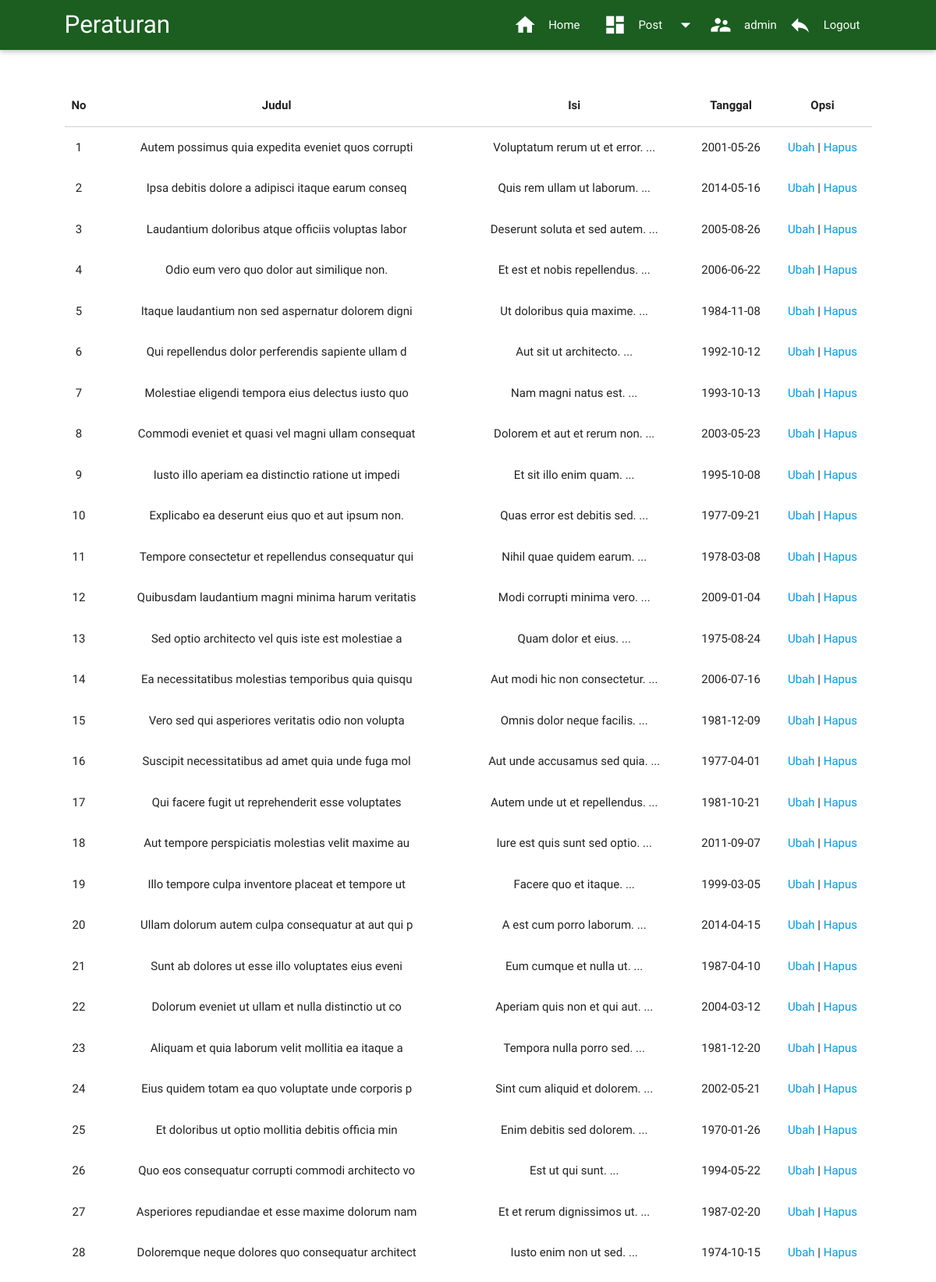
Screenshot of /admin/module/peraturan/tampil.php (signed in, upper part) with the database file from the repository.
### tables this page shows
CREATE TABLE IF NOT EXISTS `peraturan_input` (
  `id` int(10) NOT NULL,
  `judul` char(50) NOT NULL,
  `isi` longtext NOT NULL,
  `tgl_posting_peraturan` date NOT NULL
);

### admin/module/peraturan/tampil.php (the view, shortened to what this page needs)
<?php
require "includes/header_peraturan.php";
?>
    <main style="margin-top:30px; margin-bottom:30px;">
        <div class="container">
            <div class="section">
            <table class="hoverable centered responsive-table">
                <thead>
                    <tr>
                        <th>No</th>
                        <th>Judul</th>
                        <th>Isi</th>
                        <th>Tanggal</th>
                        <th>Opsi</th>
                    </tr>
                </thead>
    <?php
        $no = 1;
        $query2 = "SELECT * from peraturan_input";
        $sql = mysql_query ($query2);
        while ($hasil = mysql_fetch_array ($sql)) {
    ?>
                <tbody>
                    <tr>
                        <td><?php echo $no ?></td>
                        <td><?php echo $hasil['judul']?></td>
                        <td><?php echo substr($hasil['isi'], 0, 50). ' ...'?></td>
                        <td><?php echo $hasil['tgl_posting_peraturan']?></td>
                        <td>
                        <a href="edit.php?id=<?php echo $hasil['id'] ?>" title="Edit <?php echo $judul ?>">Ubah</a> |
                        <a href="delete1.php?id=<?php echo $hasil['id'] ?>" title="Hapus <?php echo $judul ?>">Hapus</a>
                        </td>
                    </tr>
                </tbody>
<?php $no++; ?>
<?php } ?>
            </table>
      </div>
      <br>
      <br>
        </div>
    </main>
</body>
</html>

### admin/module/peraturan/includes/header_peraturan.php (style rules this page uses)
body { display: flex; min-height: 100vh; flex-direction: column; }
main { flex: 1 0 auto }
.container { width:90% }

### rows the page displays
peraturan_input: judul "Autem possimus quia expedita eveniet quos corrupti", isi "Voluptatum rerum ut et error.", tgl_posting_peraturan "2001-05-26"
peraturan_input: judul "Ipsa debitis dolore a adipisci itaque earum conseq", isi "Quis rem ullam ut laborum.", tgl_posting_peraturan "2014-05-16"
peraturan_input: judul "Laudantium doloribus atque officiis voluptas labor", isi "Deserunt soluta et sed autem.", tgl_posting_peraturan "2005-08-26"
peraturan_input: judul "Odio eum vero quo dolor aut similique non.", isi "Et est et nobis repellendus.", tgl_posting_peraturan "2006-06-22"
peraturan_input: judul "Itaque laudantium non sed aspernatur dolorem digni", isi "Ut doloribus quia maxime.", tgl_posting_peraturan "1984-11-08"
peraturan_input: judul "Qui repellendus dolor perferendis sapiente ullam d", isi "Aut sit ut architecto.", tgl_posting_peraturan "1992-10-12"
peraturan_input: judul "Molestiae eligendi tempora eius delectus iusto quo", isi "Nam magni natus est.", tgl_posting_peraturan "1993-10-13"
peraturan_input: judul "Commodi eveniet et quasi vel magni ullam consequat", isi "Dolorem et aut et rerum non.", tgl_posting_peraturan "2003-05-23"
peraturan_input: judul "Iusto illo aperiam ea distinctio ratione ut impedi", isi "Et sit illo enim quam.", tgl_posting_peraturan "1995-10-08"
peraturan_input: judul "Explicabo ea deserunt eius quo et aut ipsum non.", isi "Quas error est debitis sed.", tgl_posting_peraturan "1977-09-21"
peraturan_input: judul "Tempore consectetur et repellendus consequatur qui", isi "Nihil quae quidem earum.", tgl_posting_peraturan "1978-03-08"
peraturan_input: judul "Quibusdam laudantium magni minima harum veritatis", isi "Modi corrupti minima vero.", tgl_posting_peraturan "2009-01-04"
peraturan_input: judul "Sed optio architecto vel quis iste est molestiae a", isi "Quam dolor et eius.", tgl_posting_peraturan "1975-08-24"
peraturan_input: judul "Ea necessitatibus molestias temporibus quia quisqu", isi "Aut modi hic non consectetur.", tgl_posting_peraturan "2006-07-16"
peraturan_input: judul "Vero sed qui asperiores veritatis odio non volupta", isi "Omnis dolor neque facilis.", tgl_posting_peraturan "1981-12-09"
peraturan_input: judul "Suscipit necessitatibus ad amet quia unde fuga mol", isi "Aut unde accusamus sed quia.", tgl_posting_peraturan "1977-04-01"
peraturan_input: judul "Qui facere fugit ut reprehenderit esse voluptates", isi "Autem unde ut et repellendus.", tgl_posting_peraturan "1981-10-21"
peraturan_input: judul "Aut tempore perspiciatis molestias velit maxime au", isi "Iure est quis sunt sed optio.", tgl_posting_peraturan "2011-09-07"
peraturan_input: judul "Illo tempore culpa inventore placeat et tempore ut", isi "Facere quo et itaque.", tgl_posting_peraturan "1999-03-05"
peraturan_input: judul "Ullam dolorum autem culpa consequatur at aut qui p", isi "A est cum porro laborum.", tgl_posting_peraturan "2014-04-15"
peraturan_input: judul "Sunt ab dolores ut esse illo voluptates eius eveni", isi "Eum cumque et nulla ut.", tgl_posting_peraturan "1987-04-10"
peraturan_input: judul "Dolorum eveniet ut ullam et nulla distinctio ut co", isi "Aperiam quis non et qui aut.", tgl_posting_peraturan "2004-03-12"
peraturan_input: judul "Aliquam et quia laborum velit mollitia ea itaque a", isi "Tempora nulla porro sed.", tgl_posting_peraturan "1981-12-20"
peraturan_input: judul "Eius quidem totam ea quo voluptate unde corporis p", isi "Sint cum aliquid et dolorem.", tgl_posting_peraturan "2002-05-21"
peraturan_input: judul "Et doloribus ut optio mollitia debitis officia min", isi "Enim debitis sed dolorem.", tgl_posting_peraturan "1970-01-26"
peraturan_input: judul "Quo eos consequatur corrupti commodi architecto vo", isi "Est ut qui sunt.", tgl_posting_peraturan "1994-05-22"
peraturan_input: judul "Asperiores repudiandae et esse maxime dolorum nam", isi "Et et rerum dignissimos ut.", tgl_posting_peraturan "1987-02-20"
peraturan_input: judul "Doloremque neque dolores quo consequatur architect", isi "Iusto enim non ut sed.", tgl_posting_peraturan "1974-10-15"

### other values shown
$_SESSION['nama_lengkap'] "admin"
